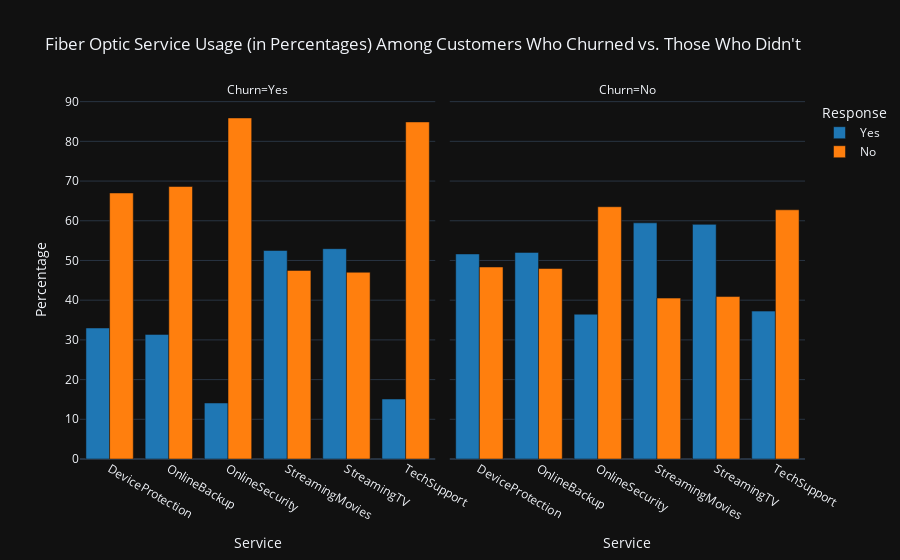

Source (notebook cell):
### Markdown cell above
From the graph we can infer that approximately 75% of the customers who had DSL internet and churned didn't have services hired. On the contrary, people who stay are more likely to have services hired.

### Code cell
churn_internet_fiber = churn[['OnlineSecurity', 'OnlineBackup', 'DeviceProtection', 'TechSupport', 'StreamingTV', 'StreamingMovies', 'Churn']]
churn_internet_fiber = churn_internet_fiber[churn['InternetService'] == 'Fiber optic']

df_melted_fiber = pd.melt(churn_internet_fiber, id_vars=['Churn'], var_name='Service', value_name='YesNo')

grouped = df_melted_fiber.groupby(['Service', 'Churn', 'YesNo']).size().reset_index(name='Count')
grouped['Percentage'] = grouped.groupby(['Service', 'Churn'])['Count'].apply(lambda x: x / x.sum() * 100)

color_discrete_map = {'Yes': '#1f77b4', 'No': '#ff7f0e'}

fig = px.bar(grouped, x='Service', y='Percentage', color='YesNo', facet_col='Churn', barmode='group',
             category_orders={'YesNo': ['Yes', 'No'], 'Churn': ['Yes', 'No']},
             labels={'Service': 'Service', 'YesNo': 'Response'},
             title='Fiber Optic Service Usage (in Percentages) Among Customers Who Churned vs. Those Who Didn\'t',
             color_discrete_map=color_discrete_map,
             template='plotly_dark')

fig.show()

### Figure 1 — Plotly figure (JSON) as saved in the notebook; plotly's stock layout.template omitted (floating-point values rounded to 4 significant figures)
{"data": [{"alignmentgroup": "True", "hovertemplate": "Response=Yes<br>Churn=Yes<br>Service=%{x}<br>Percentage=%{y}<extra></extra>", "legendgroup": "Yes", "marker": {"color": "#1f77b4", "pattern": {"shape": ""}}, "name": "Yes", "offsetgroup": "Yes", "orientation": "v", "showlegend": true, "textposition": "auto", "type": "bar", "x": ["DeviceProtection", "OnlineBackup", "OnlineSecurity", "StreamingMovies", "StreamingTV", "TechSupport"], "xaxis": "x", "y": [33.0, 31.38, 14.11, 52.51, 52.97, 15.11], "yaxis": "y"}, {"alignmentgroup": "True", "hovertemplate": "Response=Yes<br>Churn=No<br>Service=%{x}<br>Percentage=%{y}<extra></extra>", "legendgroup": "Yes", "marker": {"color": "#1f77b4", "pattern": {"shape": ""}}, "name": "Yes", "offsetgroup": "Yes", "orientation": "v", "showlegend": false, "textposition": "auto", "type": "bar", "x": ["DeviceProtection", "OnlineBackup", "OnlineSecurity", "StreamingMovies", "StreamingTV", "TechSupport"], "xaxis": "x2", "y": [51.64, 52.03, 36.46, 59.48, 59.09, 37.24], "yaxis": "y2"}, {"alignmentgroup": "True", "hovertemplate": "Response=No<br>Churn=Yes<br>Service=%{x}<br>Percentage=%{y}<extra></extra>", "legendgroup": "No", "marker": {"color": "#ff7f0e", "pattern": {"shape": ""}}, "name": "No", "offsetgroup": "No", "orientation": "v", "showlegend": true, "textposition": "auto", "type": "bar", "x": ["DeviceProtection", "OnlineBackup", "OnlineSecurity", "StreamingMovies", "StreamingTV", "TechSupport"], "xaxis": "x", "y": [67.0, 68.62, 85.89, 47.49, 47.03, 84.89], "yaxis": "y"}, {"alignmentgroup": "True", "hovertemplate": "Response=No<br>Churn=No<br>Service=%{x}<br>Percentage=%{y}<extra></extra>", "legendgroup": "No", "marker": {"color": "#ff7f0e", "pattern": {"shape": ""}}, "name": "No", "offsetgroup": "No", "orientation": "v", "showlegend": false, "textposition": "auto", "type": "bar", "x": ["DeviceProtection", "OnlineBackup", "OnlineSecurity", "StreamingMovies", "StreamingTV", "TechSupport"], "xaxis": "x2", "y": [48.36, 47.97, 63.54, 40.52, 40.91, 62.76], "yaxis": "y2"}], "layout": {"annotations": [{"font": {}, "showarrow": false, "text": "Churn=Yes", "x": 0.245, "xanchor": "center", "xref": "paper", "y": 1, "yanchor": "bottom", "yref": "paper"}, {"font": {}, "showarrow": false, "text": "Churn=No", "x": 0.755, "xanchor": "center", "xref": "paper", "y": 1, "yanchor": "bottom", "yref": "paper"}], "barmode": "group", "legend": {"title": {"text": "Response"}, "tracegroupgap": 0}, "title": {"text": "Fiber Optic Service Usage (in Percentages) Among Customers Who Churned vs. Those Who Didn't"}, "xaxis": {"anchor": "y", "domain": [0, 0.49], "title": {"text": "Service"}}, "xaxis2": {"anchor": "y2", "domain": [0.51, 1], "matches": "x", "title": {"text": "Service"}}, "yaxis": {"anchor": "x", "domain": [0, 1], "title": {"text": "Percentage"}}, "yaxis2": {"anchor": "x2", "domain": [0, 1], "matches": "y", "showticklabels": false}}}
